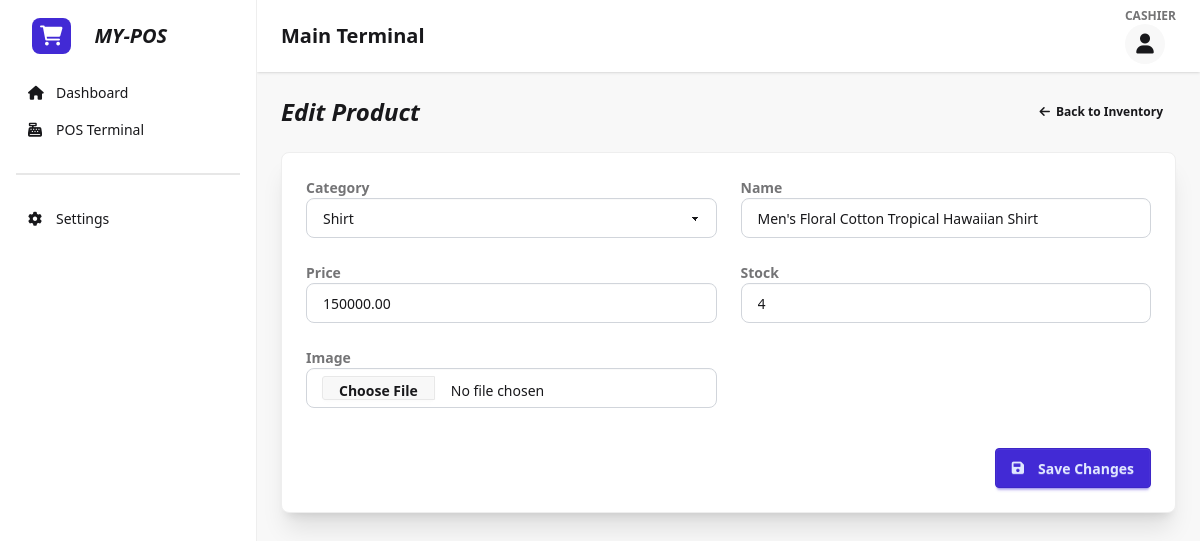
The app's page /inventory/edit/2/ with its own data.
### core/models.py (models this page shows, shortened)
class Product(models.Model):
    category = models.ForeignKey(Category, on_delete=models.CASCADE, related_name='products')
    name = models.CharField(max_length=200)
    price = models.DecimalField(max_digits=10, decimal_places=2)
    stock = models.PositiveIntegerField(default=0)
    image = models.ImageField(upload_to='products/', blank=True, null=True)
    created_at = models.DateTimeField(auto_now_add=True)

### core/views.py (the view)
# urls.py: path('inventory/edit/<int:pk>/', views.product_edit, name='product_edit'),
def product_edit(request, pk):
    product = get_object_or_404(Product, pk=pk)
    if request.method == "POST":
        form = ProductForm(request.POST, request.FILES, instance=product)
        if form.is_valid():
            form.save()
            return redirect('inventory')
    else:
        form = ProductForm(instance=product)
    return render(request, 'product_form.html', {'form': form, 'title': 'Edit Product'})

### core/forms.py
class ProductForm(forms.ModelForm):
    class Meta:
        model = Product
        fields = ['category', 'name', 'price', 'stock', 'image']
        widgets = {
            'category': forms.Select(attrs={'class': 'select select-bordered w-full'}),
            'name': forms.TextInput(attrs={'class': 'input input-bordered w-full'}),
            'price': forms.NumberInput(attrs={'class': 'input input-bordered w-full'}),
            'stock': forms.NumberInput(attrs={'class': 'input input-bordered w-full'}),
            'image': forms.FileInput(attrs={'class': 'file-input file-input-bordered w-full'}),
        }

### core/models.py (called while the page is built)
    def __str__(self):
        return self.name

### core/templates/product_form.html (shortened to what this page needs)
{% extends 'base.html' %}
{% block content %}
<div class="max-w-4xl mx-auto">
    <div class="flex items-center justify-between mb-6">
        <h2 class="text-2xl font-bold italic">{{ title }}</h2>
        <a href="{% url 'inventory' %}" class="btn btn-ghost btn-sm">
            <i class="fa-solid fa-arrow-left"></i> Back to Inventory
        </a>
    </div>
    <div class="card bg-base-100 shadow-xl border border-base-300">
        <form method="POST" enctype="multipart/form-data" class="card-body">
            <div class="grid grid-cols-1 md:grid-cols-2 gap-6">
                {% for field in form %}
                <div class="form-control w-full">
                    <label class="label">
                        <span class="label-text font-bold">{{ field.label }}</span>
                    </label>
                    <div class="{% if field.errors %}border-error{% endif %}">
                        {{ field }}
                    </div>
                </div>
                {% endfor %}
            </div>
            <div class="card-actions justify-end mt-8">
                <button type="submit" class="btn btn-primary px-8">
                    <i class="fa-solid fa-save mr-2"></i> Save Changes
                </button>
            </div>
        </form>
    </div>
</div>
{% endblock %}

### core/templates/product_form.html (style rules this page uses)
input, select, textarea { width: 100%; padding: 0.5rem 1rem; border-radius: 0.5rem; border: 1px solid #d1d5db; background-color: transparent; }

### records on screen
Product: form "Shirt" "Men's Floral Cotton Tropical Hawaiian Shirt" "150000.00" "4"

### other values on screen
{{ title }} "Edit Product"
{{ field.label }} "Category" "Name" "Price" "Stock" "Image"
